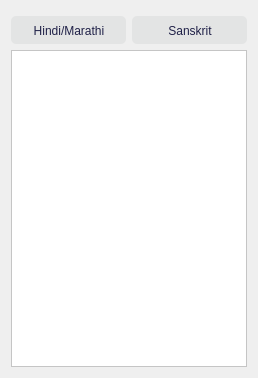
          <widget class="QWidget" name="tab">
           <attribute name="title">
            <string>SLP</string>
           </attribute>
           <layout class="QVBoxLayout" name="verticalLayout_2">
            <item>
             <layout class="QVBoxLayout" name="verticalLayout">
              <item>
               <layout class="QHBoxLayout" name="horizontalLayout_2">
                <item>
                 <widget class="QPushButton" name="hinButton">
                  <property name="maximumSize">
                   <size>
                    <width>16777215</width>
                    <height>16777215</height>
                   </size>
                  </property>
                  <property name="styleSheet">
                   <string notr="true">QPushButton{
background-color:rgb(227, 228, 228);
border:0px;
color: rgb(32, 33, 72);
height:26.96px;
width: 113.5px; 
padding-top:1px; 
border-radius:4.8px; 
padding-left:1.3px; 
selection-color: rgb(32, 33, 72);
 selection-background-color: rgb(136, 138, 133);
margin-top: 5px;
} 
QPushButton:checked{
background-color: rgb(136, 138, 133);
}
QPushButton:pressed {
background-color: rgb(136, 138, 133);
}</string>
                  </property>
                  <property name="text">
                   <string>Hindi/Marathi</string>
                  </property>
                  <property name="checkable">
                   <bool>true</bool>
                  </property>
                 </widget>
                </item>
                <item>
                 <widget class="QPushButton" name="sanButton">
                  <property name="maximumSize">
                   <size>
                    <width>16777215</width>
                    <height>16777215</height>
                   </size>
                  </property>
                  <property name="styleSheet">
                   <string notr="true">QPushButton{background-color:rgb(227, 228, 228);border:0px; color: rgb(32, 33, 72); width: 113.5px;height:26.96px; padding-top:1px; border-radius:4.8px; padding-left:1.3px; selection-color: rgb(32, 33, 72); selection-background-color: rgb(136, 138, 133); margin-top: 5px;
} QPushButton:checked{background-color: rgb(136, 138, 133);} QPushButton:pressed {background-color: rgb(136, 138, 133);}</string>
                  </property>
                  <property name="text">
                   <string>Sanskrit</string>
                  </property>
                  <property name="checkable">
                   <bool>true</bool>
                  </property>
                  <property name="checked">
                   <bool>false</bool>
                  </property>
                 </widget>
                </item>
               </layout>
              </item>
              <item>
               <widget class="QTextEdit" name="textEdit">
                <property name="sizePolicy">
                 <sizepolicy hsizetype="Preferred" vsizetype="Expanding">
                  <horstretch>0</horstretch>
                  <verstretch>0</verstretch>
                 </sizepolicy>
                </property>
                <property name="minimumSize">
                 <size>
                  <width>0</width>
                  <height>0</height>
                 </size>
                </property>
                <property name="maximumSize">
                 <size>
                  <width>16777215</width>
                  <height>16777215</height>
                 </size>
                </property>
                <property name="font">
                 <font>
                  <italic>false</italic>
                  <bold>false</bold>
                 </font>
                </property>
                <property name="styleSheet">
                 <string notr="true">QTextEdit{
	color:rgb(32, 33, 72);

	background-color:white;
}
QScrollBar:vertical { 
                                                border: none;
                                                background: white;
                                             
                                            }
QScrollBar::handle:vertical { 
                                                background-color:  rgba(1, 22, 51, 0.5);
                                                min-height: 273.41px;
														border: 0px solid red; 
														border-radius:4.905px;
                                            }
QScrollBar::add-line:vertical {       
                            height: 0px;
                            subcontrol-position: bottom; 
                            subcontrol-origin: margin; 
								
                        } 
QScrollBar::sub-line:vertical { 
                            height: 0 px; 
                            subcontrol-position: top; 
                            subcontrol-origin: margin; 
                        }
</string>
                </property>
                <property name="sizeAdjustPolicy">
                 <enum>QAbstractScrollArea::AdjustToContents</enum>
                </property>
                <property name="readOnly">
                 <bool>true</bool>
                </property>
               </widget>
              </item>
             </layout>
            </item>
           </layout>
          </widget>
